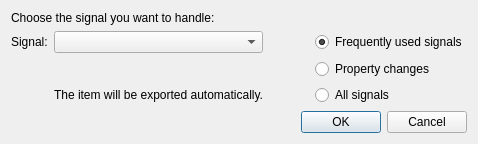
<?xml version="1.0" encoding="UTF-8"?>
<ui version="4.0">
 <class>AddSignalHandlerDialog</class>
 <widget class="QDialog" name="AddSignalHandlerDialog">
  <property name="geometry">
   <rect>
    <x>0</x>
    <y>0</y>
    <width>440</width>
    <height>132</height>
   </rect>
  </property>
  <property name="windowTitle">
   <string>Implement Signal Handler</string>
  </property>
  <layout class="QGridLayout" name="gridLayout">
   <item row="1" column="3">
    <widget class="QRadioButton" name="frequent">
     <property name="text">
      <string>Frequently used signals</string>
     </property>
     <property name="checked">
      <bool>true</bool>
     </property>
     <property name="autoRepeat">
      <bool>false</bool>
     </property>
    </widget>
   </item>
   <item row="4" column="0" colspan="4">
    <widget class="QDialogButtonBox" name="buttonBox">
     <property name="orientation">
      <enum>Qt::Horizontal</enum>
     </property>
     <property name="standardButtons">
      <set>QDialogButtonBox::Cancel|QDialogButtonBox::Ok</set>
     </property>
    </widget>
   </item>
   <item row="1" column="1">
    <widget class="QComboBox" name="comboBox">
     <property name="sizePolicy">
      <sizepolicy hsizetype="Expanding" vsizetype="Fixed">
       <horstretch>0</horstretch>
       <verstretch>0</verstretch>
      </sizepolicy>
     </property>
     <property name="minimumSize">
      <size>
       <width>196</width>
       <height>0</height>
      </size>
     </property>
    </widget>
   </item>
   <item row="2" column="3">
    <widget class="QRadioButton" name="properties">
     <property name="text">
      <string>Property changes</string>
     </property>
    </widget>
   </item>
   <item row="3" column="3">
    <widget class="QRadioButton" name="all">
     <property name="text">
      <string>All signals</string>
     </property>
    </widget>
   </item>
   <item row="1" column="2">
    <spacer name="horizontalSpacer">
     <property name="orientation">
      <enum>Qt::Horizontal</enum>
     </property>
     <property name="sizeType">
      <enum>QSizePolicy::Fixed</enum>
     </property>
     <property name="sizeHint" stdset="0">
      <size>
       <width>40</width>
       <height>20</height>
      </size>
     </property>
    </spacer>
   </item>
   <item row="1" column="0">
    <widget class="QLabel" name="label">
     <property name="sizePolicy">
      <sizepolicy hsizetype="Minimum" vsizetype="Minimum">
       <horstretch>0</horstretch>
       <verstretch>0</verstretch>
      </sizepolicy>
     </property>
     <property name="text">
      <string>Signal:</string>
     </property>
    </widget>
   </item>
   <item row="0" column="0" colspan="4">
    <widget class="QLabel" name="label_2">
     <property name="text">
      <string>Choose the signal you want to handle:</string>
     </property>
    </widget>
   </item>
   <item row="3" column="1">
    <widget class="QLabel" name="label_3">
     <property name="text">
      <string>The item will be exported automatically.</string>
     </property>
    </widget>
   </item>
  </layout>
 </widget>
 <resources/>
 <connections>
  <connection>
   <sender>buttonBox</sender>
   <signal>accepted()</signal>
   <receiver>AddSignalHandlerDialog</receiver>
   <slot>accept()</slot>
   <hints>
    <hint type="sourcelabel">
     <x>248</x>
     <y>254</y>
    </hint>
    <hint type="destinationlabel">
     <x>157</x>
     <y>274</y>
    </hint>
   </hints>
  </connection>
  <connection>
   <sender>buttonBox</sender>
   <signal>rejected()</signal>
   <receiver>AddSignalHandlerDialog</receiver>
   <slot>reject()</slot>
   <hints>
    <hint type="sourcelabel">
     <x>316</x>
     <y>260</y>
    </hint>
    <hint type="destinationlabel">
     <x>286</x>
     <y>274</y>
    </hint>
   </hints>
  </connection>
 </connections>
</ui>
